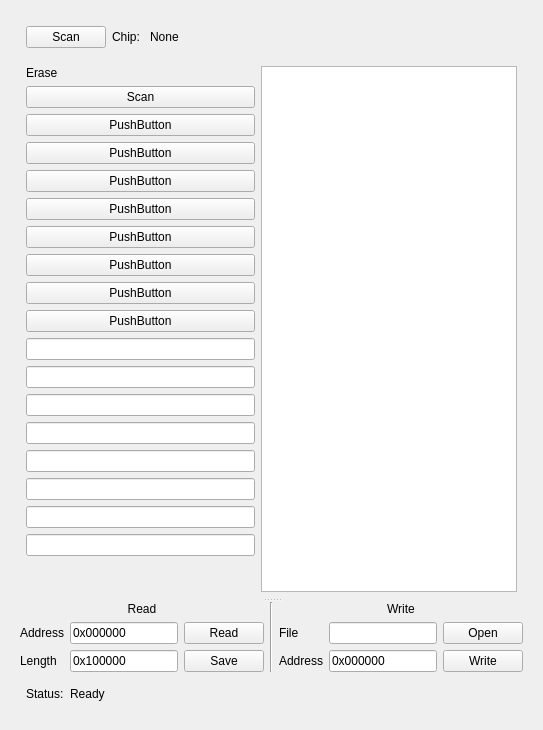
<widget class="QWidget" name="flash_spi_nor_tab">
 <attribute name="title">
  <string>SPI NOR</string>
 </attribute>
 <layout class="QVBoxLayout" name="flash_spi_nor_layout">
  <item>
   <widget class="QWidget" name="flash_spi_nor_container">
    <layout class="QVBoxLayout" name="flash_spi_nor_widget_layout">
     <item>
      <layout class="QHBoxLayout" name="flash_spi_nor_control_layout">
       <property name="leftMargin">
        <number>6</number>
       </property>
       <property name="topMargin">
        <number>6</number>
       </property>
       <property name="rightMargin">
        <number>6</number>
       </property>
       <property name="bottomMargin">
        <number>6</number>
       </property>
       <item>
        <widget class="QPushButton" name="chip_spi_nor_scan_pushButton">
         <property name="text">
          <string>Scan</string>
         </property>
        </widget>
       </item>
       <item>
        <widget class="QLabel" name="flash_spi_nor_chip_label">
         <property name="text">
          <string>Chip: </string>
         </property>
        </widget>
       </item>
       <item>
        <widget class="QLabel" name="flash_spi_nor_chip_label_2">
         <property name="text">
          <string>None</string>
         </property>
        </widget>
       </item>
       <item>
        <spacer name="flash_spi_nor_control_spacer">
         <property name="orientation">
          <enum>Qt::Horizontal</enum>
         </property>
         <property name="sizeHint" stdset="0">
          <size>
           <width>40</width>
           <height>20</height>
          </size>
         </property>
        </spacer>
       </item>
      </layout>
     </item>
     <item>
      <widget class="QSplitter" name="flash_spi_nor_splitter">
       <property name="orientation">
        <enum>Qt::Vertical</enum>
       </property>
       <widget class="QWidget" name="layoutWidget_7">
        <layout class="QHBoxLayout" name="flash_spi_nor_erase_layout">
         <property name="leftMargin">
          <number>6</number>
         </property>
         <property name="topMargin">
          <number>6</number>
         </property>
         <property name="rightMargin">
          <number>6</number>
         </property>
         <property name="bottomMargin">
          <number>6</number>
         </property>
         <item>
          <layout class="QVBoxLayout" name="flash_spi_nor_erase_control_layout">
           <item>
            <widget class="QLabel" name="flash_spi_nor_erase_label">
             <property name="text">
              <string>Erase</string>
             </property>
            </widget>
           </item>
           <item>
            <widget class="QPushButton" name="flash_spi_erase_spi_nor_scan_button">
             <property name="sizePolicy">
              <sizepolicy hsizetype="Minimum" vsizetype="Fixed">
               <horstretch>0</horstretch>
               <verstretch>0</verstretch>
              </sizepolicy>
             </property>
             <property name="text">
              <string>Scan</string>
             </property>
            </widget>
           </item>
           <item>
            <widget class="QPushButton" name="flash_pushButton_1">
             <property name="sizePolicy">
              <sizepolicy hsizetype="Minimum" vsizetype="Fixed">
               <horstretch>0</horstretch>
               <verstretch>0</verstretch>
              </sizepolicy>
             </property>
             <property name="text">
              <string>PushButton</string>
             </property>
            </widget>
           </item>
           <item>
            <widget class="QPushButton" name="flash_pushButton_2">
             <property name="sizePolicy">
              <sizepolicy hsizetype="Minimum" vsizetype="Fixed">
               <horstretch>0</horstretch>
               <verstretch>0</verstretch>
              </sizepolicy>
             </property>
             <property name="text">
              <string>PushButton</string>
             </property>
            </widget>
           </item>
           <item>
            <widget class="QPushButton" name="flash_pushButton_3">
             <property name="sizePolicy">
              <sizepolicy hsizetype="Minimum" vsizetype="Fixed">
               <horstretch>0</horstretch>
               <verstretch>0</verstretch>
              </sizepolicy>
             </property>
             <property name="text">
              <string>PushButton</string>
             </property>
            </widget>
           </item>
           <item>
            <widget class="QPushButton" name="flash_pushButton_4">
             <property name="sizePolicy">
              <sizepolicy hsizetype="Minimum" vsizetype="Fixed">
               <horstretch>0</horstretch>
               <verstretch>0</verstretch>
              </sizepolicy>
             </property>
             <property name="text">
              <string>PushButton</string>
             </property>
            </widget>
           </item>
           <item>
            <widget class="QPushButton" name="flash_pushButton_5">
             <property name="sizePolicy">
              <sizepolicy hsizetype="Minimum" vsizetype="Fixed">
               <horstretch>0</horstretch>
               <verstretch>0</verstretch>
              </sizepolicy>
             </property>
             <property name="text">
              <string>PushButton</string>
             </property>
            </widget>
           </item>
           <item>
            <widget class="QPushButton" name="flash_pushButton_6">
             <property name="sizePolicy">
              <sizepolicy hsizetype="Minimum" vsizetype="Fixed">
               <horstretch>0</horstretch>
               <verstretch>0</verstretch>
              </sizepolicy>
             </property>
             <property name="text">
              <string>PushButton</string>
             </property>
            </widget>
           </item>
           <item>
            <widget class="QPushButton" name="flash_pushButton_7">
             <property name="sizePolicy">
              <sizepolicy hsizetype="Minimum" vsizetype="Fixed">
               <horstretch>0</horstretch>
               <verstretch>0</verstretch>
              </sizepolicy>
             </property>
             <property name="text">
              <string>PushButton</string>
             </property>
            </widget>
           </item>
           <item>
            <widget class="QPushButton" name="flash_pushButton_8">
             <property name="sizePolicy">
              <sizepolicy hsizetype="Minimum" vsizetype="Fixed">
               <horstretch>0</horstretch>
               <verstretch>0</verstretch>
              </sizepolicy>
             </property>
             <property name="text">
              <string>PushButton</string>
             </property>
            </widget>
           </item>
           <item>
            <widget class="QLineEdit" name="flash_lineEdit_8"/>
           </item>
           <item>
            <widget class="QLineEdit" name="flash_lineEdit_7"/>
           </item>
           <item>
            <widget class="QLineEdit" name="flash_lineEdit_6"/>
           </item>
           <item>
            <widget class="QLineEdit" name="flash_lineEdit_5"/>
           </item>
           <item>
            <widget class="QLineEdit" name="flash_lineEdit_4"/>
           </item>
           <item>
            <widget class="QLineEdit" name="flash_lineEdit_3"/>
           </item>
           <item>
            <widget class="QLineEdit" name="flash_lineEdit_2"/>
           </item>
           <item>
            <widget class="QLineEdit" name="flash_lineEdit_1"/>
           </item>
           <item>
            <spacer name="flash_spi_nor_erase_control_spacer">
             <property name="orientation">
              <enum>Qt::Vertical</enum>
             </property>
             <property name="sizeHint" stdset="0">
              <size>
               <width>20</width>
               <height>40</height>
              </size>
             </property>
            </spacer>
           </item>
          </layout>
         </item>
         <item>
          <widget class="QListWidget" name="flash_spi_erase_spi_nor_listWidget"/>
         </item>
        </layout>
       </widget>
       <widget class="QWidget" name="layoutWidget_8">
        <layout class="QHBoxLayout" name="flash_spi_nor_rw_layout" stretch="5,1,5">
         <item>
          <layout class="QVBoxLayout" name="flash_spi_nor_read_layout">
           <item>
            <widget class="QLabel" name="flash_spi_nor_read_label">
             <property name="text">
              <string>Read</string>
             </property>
             <property name="alignment">
              <set>Qt::AlignCenter</set>
             </property>
            </widget>
           </item>
           <item>
            <layout class="QGridLayout" name="flash_spi_nor_read_control_layout" columnstretch="1,3,1">
             <item row="0" column="0">
              <widget class="QLabel" name="flash_spi_nor_read_address_label">
               <property name="text">
                <string>Address</string>
               </property>
              </widget>
             </item>
             <item row="0" column="1">
              <widget class="QLineEdit" name="flash_spi_nor_read_address_lineEdit">
               <property name="text">
                <string>0x000000</string>
               </property>
              </widget>
             </item>
             <item row="0" column="2">
              <widget class="QPushButton" name="flash_spi_nor_read_button">
               <property name="text">
                <string>Read</string>
               </property>
              </widget>
             </item>
             <item row="1" column="0">
              <widget class="QLabel" name="flash_spi_nor_read_length_label">
               <property name="text">
                <string>Length</string>
               </property>
              </widget>
             </item>
             <item row="1" column="1">
              <widget class="QLineEdit" name="flash_spi_nor_read_length_lineEdit">
               <property name="text">
                <string>0x100000</string>
               </property>
              </widget>
             </item>
             <item row="1" column="2">
              <widget class="QPushButton" name="flash_spi_nor_read_save_button">
               <property name="text">
                <string>Save</string>
               </property>
              </widget>
             </item>
            </layout>
           </item>
           <item>
            <layout class="QVBoxLayout" name="flash_spi_nor_read_hexView">
             <property name="leftMargin">
              <number>5</number>
             </property>
             <property name="topMargin">
              <number>0</number>
             </property>
             <property name="rightMargin">
              <number>5</number>
             </property>
            </layout>
           </item>
          </layout>
         </item>
         <item>
          <widget class="Line" name="flash_spi_nor_line">
           <property name="orientation">
            <enum>Qt::Vertical</enum>
           </property>
          </widget>
         </item>
         <item>
          <layout class="QVBoxLayout" name="flash_spi_nor_write_layout">
           <item>
            <widget class="QLabel" name="flash_spi_nor_write_label">
             <property name="text">
              <string>Write</string>
             </property>
             <property name="alignment">
              <set>Qt::AlignCenter</set>
             </property>
            </widget>
           </item>
           <item>
            <layout class="QGridLayout" name="flash_spi_nor_write_control_layout" columnstretch="0,3,0">
             <item row="0" column="0">
              <widget class="QLabel" name="flash_spi_nor_write_file_label">
               <property name="text">
                <string>File</string>
               </property>
              </widget>
             </item>
             <item row="0" column="1">
              <widget class="QLineEdit" name="flash_spi_nor_write_file_lineEdit"/>
             </item>
             <item row="0" column="2">
              <widget class="QPushButton" name="flash_spi_nor_write_open_button">
               <property name="text">
                <string>Open</string>
               </property>
              </widget>
             </item>
             <item row="1" column="0">
              <widget class="QLabel" name="flash_spi_nor_write_address_label">
               <property name="text">
                <string>Address</string>
               </property>
              </widget>
             </item>
             <item row="1" column="1">
              <widget class="QLineEdit" name="flash_spi_nor_write_address_lineEdit">
               <property name="text">
                <string>0x000000</string>
               </property>
              </widget>
             </item>
             <item row="1" column="2">
              <widget class="QPushButton" name="flash_spi_nor_write_write_button">
               <property name="text">
                <string>Write</string>
               </property>
              </widget>
             </item>
            </layout>
           </item>
           <item>
            <layout class="QVBoxLayout" name="flash_spi_nor_write_hexView">
             <property name="leftMargin">
              <number>5</number>
             </property>
             <property name="topMargin">
              <number>0</number>
             </property>
             <property name="rightMargin">
              <number>5</number>
             </property>
            </layout>
           </item>
          </layout>
         </item>
        </layout>
       </widget>
      </widget>
     </item>
     <item>
      <layout class="QHBoxLayout" name="flash_spi_nor_status_layout">
       <property name="leftMargin">
        <number>6</number>
       </property>
       <property name="topMargin">
        <number>6</number>
       </property>
       <property name="rightMargin">
        <number>6</number>
       </property>
       <property name="bottomMargin">
        <number>6</number>
       </property>
       <item>
        <widget class="QLabel" name="flash_spi_nor_status_label">
         <property name="text">
          <string>Status:</string>
         </property>
        </widget>
       </item>
       <item>
        <widget class="QLabel" name="flash_spi_nor_status_label_2">
         <property name="text">
          <string>Ready</string>
         </property>
        </widget>
       </item>
       <item>
        <spacer name="flash_spi_nor_status_spacer">
         <property name="orientation">
          <enum>Qt::Horizontal</enum>
         </property>
         <property name="sizeHint" stdset="0">
          <size>
           <width>40</width>
           <height>20</height>
          </size>
         </property>
        </spacer>
       </item>
      </layout>
     </item>
    </layout>
   </widget>
  </item>
 </layout>
</widget>
